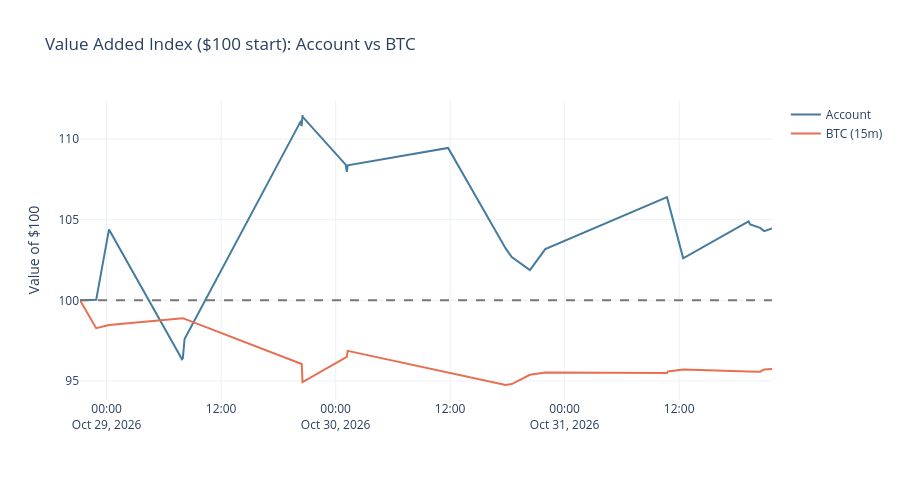
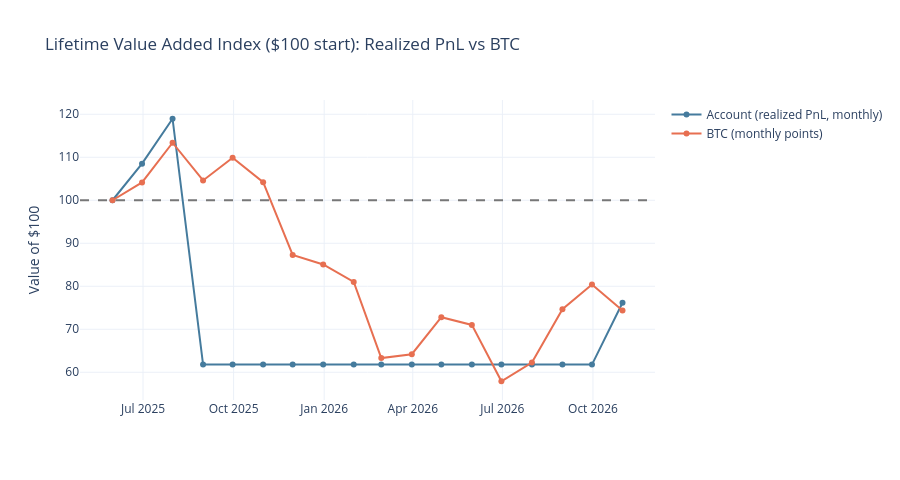

Notebook code for these charts, in order:
### Markdown cell above
## Account vs BTC

Shows the intraday live-snapshot index and monthly lifetime realized-PnL reconstruction.

### Code cell
analytics.show_account_vs_btc()
